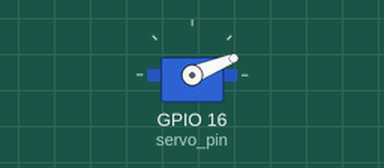
Simulated run of this program. Board: Raspberry Pi (BCM pin numbers). Shown: servo. Servo angles are drawn from the pulse width (0.5 ms = 0°, 2.5 ms = 180°). At 4.8 s the program stops and its outputs stay as they are.

Above: at 0.15 s.
At 1.05 s:
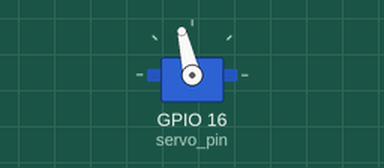
At 2.04 s:
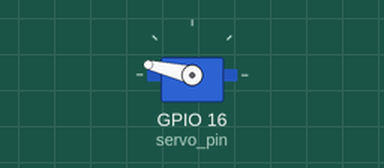
At 3.9 s:
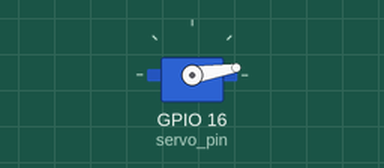
Timing chart, 0 to 5.4 s (numbered marks = the images above):
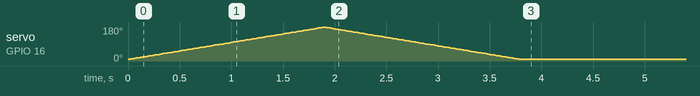

The program:

servo_quiz_03.py
```python
# Created on Heesung의 iPad.
import RPi.GPIO as GPIO
import time

GPIO.setmode(GPIO.BCM)

servo_pin = 16

GPIO.setup(servo_pin, GPIO.OUT)

pwm = GPIO.PWM(servo_pin, 50)
pwm.start(3.0)

for t_high in range(30, 125):
    pwm.ChangeDutyCycle(t_high / 10.0)
    time.sleep(0.02)

for t_high in range(124, 29, -1):
    pwm.ChangeDutyCycle(t_high / 10.0)
    time.sleep(0.02)

pwm.ChangeDutyCycle(3.0)
time.sleep(1.0)

pwm.ChangeDutyCycle(0.0)

pwm.stop()
GPIO.cleanup()
```

Measured:
- by itself, servo on GPIO 16 (servo_pin): rises from 9° to 178° in 1.9 s, then falls to 9° in 1.9 s
